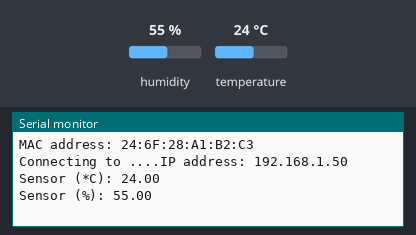
Simulated run of this sketch. Board: ESP32. Parts: the last lines printed to the serial monitor. The inputs (shaded band) are chosen by the test bench; at power-on: humidity 55 %, temperature 24 °C. WiFi joins after 1.5 s; servers stay silent unless stated.

Above: at 6.2 s.
6.3 s: humidity set to 22 %
At 10.4 s:
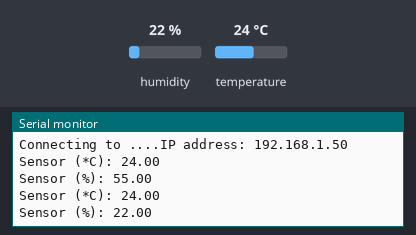
11.1 s: temperature set to 12 °C
At 14.3 s:
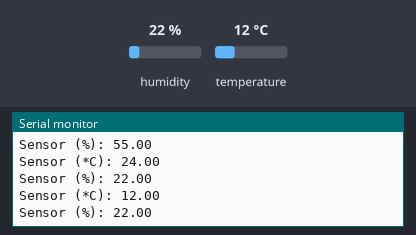
15.9 s: humidity set to 40 %
At 18.2 s:
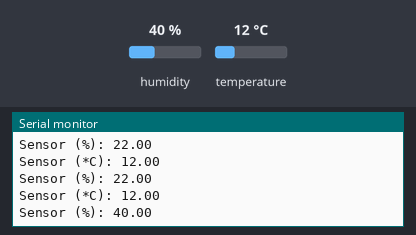
Timing chart, 0 to 19.7 s (numbered marks = the images above; inputs shaded):
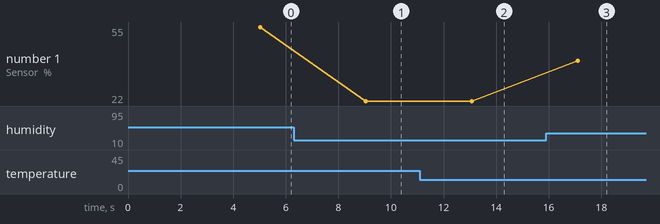

Measured:
- after the input at 6.3 s, the serial monitor: prints a new line after 2.7 s (image 1)
- after the input at 11.1 s, the serial monitor: prints a new line after 2.0 s (image 2)
- after the input at 15.9 s, the serial monitor: prints a new line after 1.2 s (image 3)
- plotted number 1: 55 → 22 after the input at 6.3 s, 22 → 40 after the input at 15.9 s

The sketch:

thingspeak-dht-mqtt.ino
```cpp
#include <DHT.h>
#include <WiFi.h>
//hier muss eine Bibliothek für MQTT eingebunden werden

#define DHT_PIN 4
#define DHTTYPE DHT11

DHT dht(DHT_PIN, DHTTYPE);

// WLAN-Zugansdaten
const char* ssid = "...";
const char* password = "...";

WiFiClient wifiClient;
// PubSubClient erzeugen

//Thingspeak-Daten: MQTT-Server/Port sowie die exportierten MQTT-Daten
const char* MQTT_SERVER = "mqtt3.thingspeak.com";
const long MQTT_PORT = 1883;

//Thingspeak-Daten wie gem. Video generiert

const long THINGSPEAK_CHANNEL = 0;
const char MQTT_USERNAME[] = "...";
const char MQTT_PASSWORD[] = "...";
const char MQTT_CLIENTID[] = "...";


void setup(void){

  Serial.begin(115200);
  dht.begin();              // init DHT sensor
  connectWiFi();

  // init MQTT client
  // ...

}

//hier wird wird der ESP mit dem WLAN verbunden
void connectWiFi(){

  WiFi.mode(WIFI_STA);
  Serial.print("MAC address: ");
  Serial.println(WiFi.macAddress());

  Serial.print("Connecting to " + String(ssid));
  WiFi.begin(ssid, password);
  while(WiFi.status() != WL_CONNECTED){
    Serial.print(".");
    delay(5000);
  }
  Serial.print("IP address: ");
  Serial.println(WiFi.localIP());
}

void loop(void){

  // WLAN reconnect
  if (WiFi.status() != WL_CONNECTED){
    connectWiFi();
  }

  // MQTT reconnect
  // ...

  float hTmp = dht.readTemperature();
  String dhtTemperature = "0";
  if (!isnan(hTmp)) {
    dhtTemperature = hTmp;
  }
  Serial.print("Sensor (*C): ");
  Serial.println(dhtTemperature);

  float hHum = dht.readHumidity();
  String dhtHumidity = "0";
  if (!isnan(hHum)) {
    dhtHumidity = hHum;
  }
  Serial.print("Sensor (%): ");
  Serial.println(dhtHumidity);

  // hmmmmm ...
  // ...

  delay(4000);
}

void mqttConnect(){
  /*hier soll sich der ESP mit dem Thingspeak-MQTT Broker verbinden.
  bitte hier eine Schleife verwenden, damit eine Verbindung garantiert wird*/
}

void mqttPublish(long pubChannelID, String message) {
  /*bei Aufruf dieser Funktion soll im übergebenen Channel eine Nachricht veröffentlicht werden
  Diese Nachricht soll verschiendene Felder beinhalten (Die beiden Temperaturen und vll die Luftfeuchtigkeit)*/
}
```
